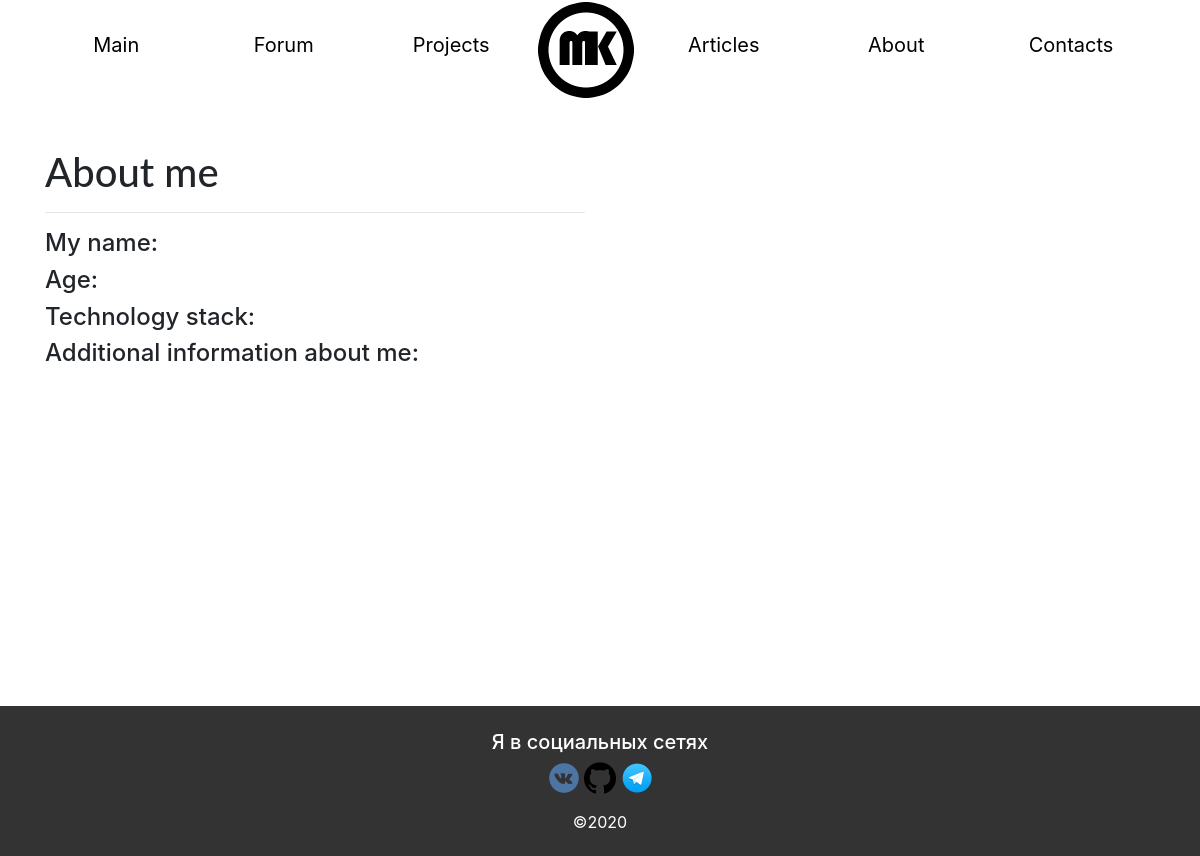
Page /about/ on the earlier database version.
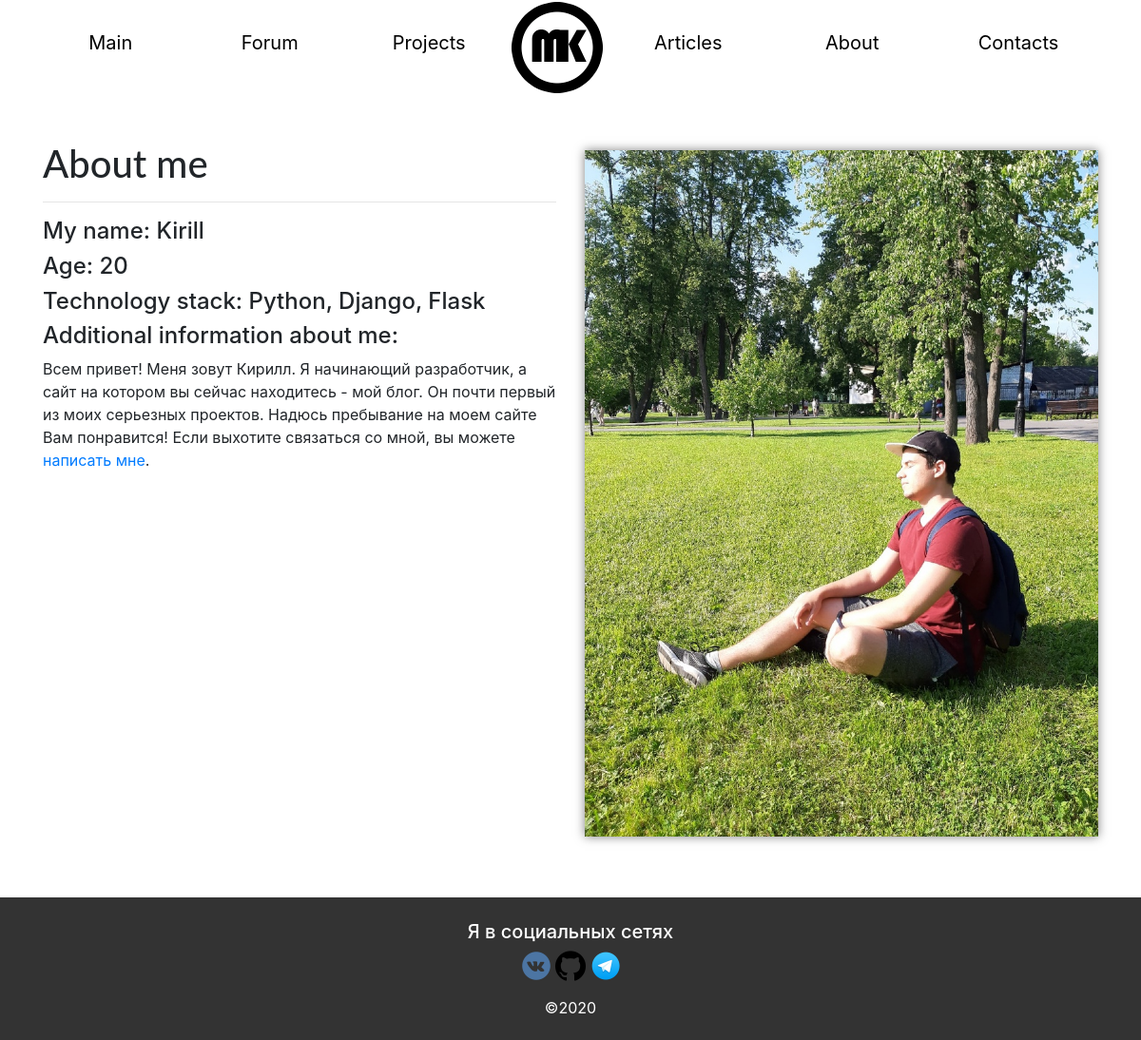
Same page on the later database version.
### main/models.py (models this page shows, shortened)
class AboutPage(models.Model):
	name = models.CharField(max_length=150, verbose_name='Имя')
	age = models.CharField(max_length=150, verbose_name='Возраст')
	technology_stack = models.TextField(blank=True, verbose_name='Стэк технологий')
	image = models.ImageField(blank=True, null=True, upload_to=get_timestamp_path, verbose_name='Изображение')
	info = RichTextField(blank=True, verbose_name='Дополнительная информация')
	class Meta:
		verbose_name='Про меня'

### main/views.py (the view)
# urls.py: path('about/', about, name='about_name'),
def about(request):
	me = AboutPage.objects.first()
	return render(request, 'main/about_page.html', context={'me':me})

### main/templates/main/about_page.html (shortened to what this page needs)
{% extends "layout/basic.html" %}
{% block content %}
	<div class="row">
		<div class="col-md-6">
			<h1 class="">About me</h1>
			<hr>
			<h4>My name: {{ me.name }}</h4>
			<h4>Age: {{ me.age }}</h4>
			<h4>Technology stack: {{ me.technology_stack }}</h4>
			<h4>Additional information about me:</h4>{{ me.info|safe }}
		</div>
		<div class="col-md-6">
			<p>{% if me.image %}
				<img class="posts_image" src="{{ me.image.url }}" >
			{% endif %}
			</p>
		</div>
	</div>
{% endblock content %}

### main/templates/layout/basic.html (shortened to what this page needs)
{% load bootstrap4 %}
{% load static %}
<!DOCTYPE html>
<html>
<head>
	{% bootstrap_css %}
	<link rel="stylesheet" type="text/css" href="{% static 'style.css' %}">
</head>
<body>
	<nav class="container nav nav-pills nav-fill" >
	  	<a class="boton1" href="{% url 'main:index_name'%}">Main</a>
	  	<a class="boton2" href="{% url 'forum:index_name' %}">Forum</a>
	  	<a class="boton1" href="{% url 'main:projects_name' %}">Projects</a>
	  	<img class='logo' src="{% static 'img/mk.jpg' %}">
	  	<a class="boton1" href="{% url 'main:articles_name' %}">Articles</a>
	  	<a class="boton1" href="{% url 'main:about_name' %}">About</a>
	  	<a class="boton1" href="{% url 'main:contacts_name' %}">Contacts</a>
	</nav>
	<div class="container mt-5" >
		<div class="main">
			{% block content %}{% endblock content %}
		</div>
	</div>
	<div class="footer mt-5 pt-4" >
		<h5 style="color:white">Я в социальных сетях</h3>
		<a href="https://vk.com/heycrazypeople">
			<img class='icon' src="{% static 'img/vk.png' %}">
		</a>
		<a href="https://github.com/Milirik">
			<img class='icon' src="{% static 'img/github.png' %}">
		</a>
		<a href="https://t.me/kirill_109">
			<img class='icon' src="{% static 'img/telegram.png' %}">
		</a>
		<p class="mt-3" style="color:white">©2020</p>
	</div>
</body>
</html>

### main/static/style.css (style rules this page uses)
.main { min-height: calc(100vh - 290px); }
.icon { height: 32px; width: 32px; }
.footer { height:150px; background-color: #333333; min-height: 100px; text-align: center; }
a.boton1 { color: black; text-decoration:none; display:block; width:100px; text-align:center; margin:20px auto; padding:10px 10px; transition:all 0.3s; font-size: 20px; }
a.boton2 { color: black; text-decoration:none; display:block; width:90px; text-align:center; margin:20px auto; padding:10px 10px; transition:all 0.3s; font-size: 20px; }
.logo { max-width: 100px; height: auto; }
h1 { font-family: Lato, sans-serif; }
.posts_image { margin-top: 10px; max-width: 100%; height: auto; box-shadow: 0 0 10px rgba(0,0,0,0.5); }

Differences in the rows shown:
added AboutPage: name "Kirill", age "20", technology_stack "Python, Django, Flask", info "Всем привет! Меня зовут Кирилл. Я начинающий разработчик, а сайт на котором вы сейчас находитесь - мой блог. Он почти первый из моих серьезных проектов. Надюсь пребывание на моем сайте Вам понравится! Если выхотите связаться со мной, вы можете написать мне .", image (picture)
